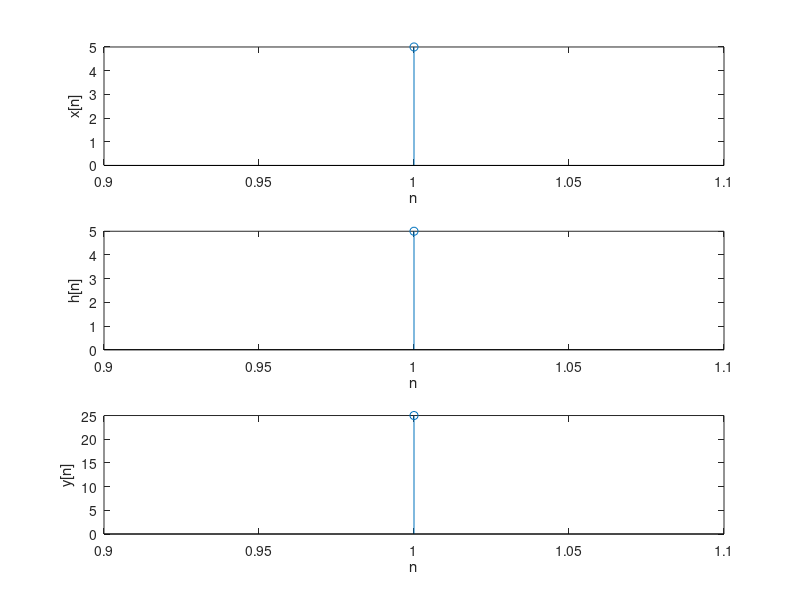

MATLAB code for this plot:
clc
clear all
close all
z=[];
x=input('Enter the array:');
l1=length(x);
h=input('Enter the second array:');
l2=length(h);
if(l1>l2)
    c=l1-l2;
    for i=1:c
        h=[h 0];
    end
    
else
    (l2>l1)
    c=l2-l1;
    for i=1:c
        x=[x 0];
    end
end

        z=[z h'];
        a=h;
        
        for i=1:length(h)-1
            a=ci(a);
            z=[z a'];
        end
        y=z*x';
        disp(y');
            
subplot(3,1,1)
stem(x)
xlabel('n');
ylabel('x[n]');

subplot(3,1,2)
stem(h)
xlabel('n');
ylabel('h[n]');


subplot(3,1,3);
stem(y)
xlabel('n');
ylabel('y[n]');      
